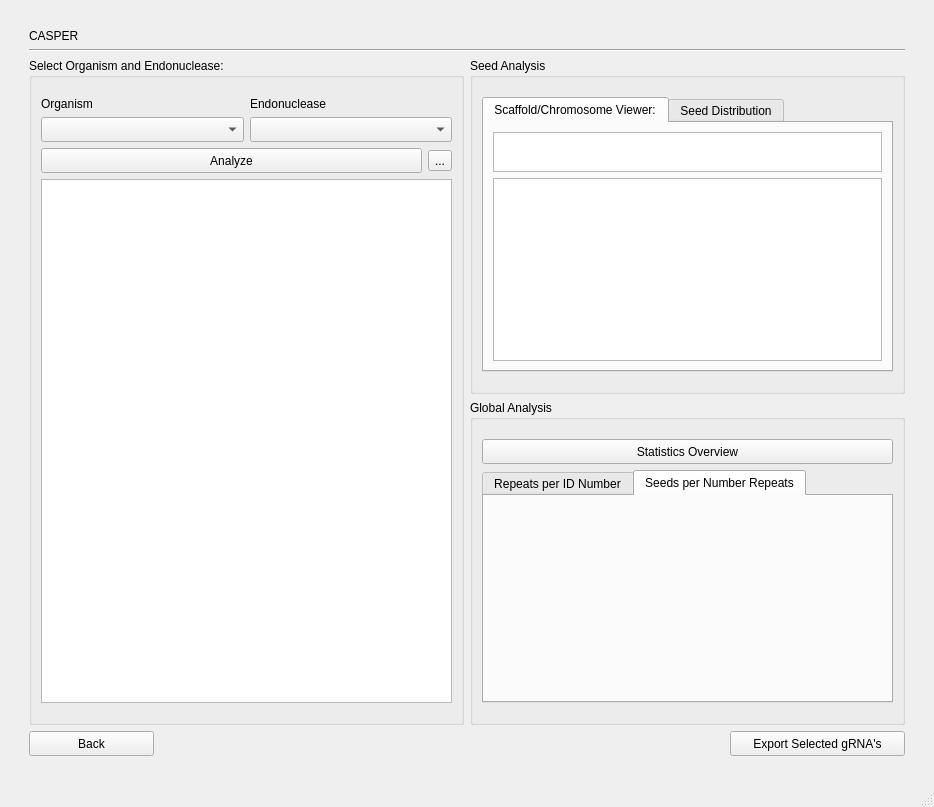
<?xml version="1.0" encoding="UTF-8"?>
<ui version="4.0">
 <class>MainWindow</class>
 <widget class="QMainWindow" name="MainWindow">
  <property name="geometry">
   <rect>
    <x>0</x>
    <y>0</y>
    <width>934</width>
    <height>807</height>
   </rect>
  </property>
  <property name="windowTitle">
   <string>MainWindow</string>
  </property>
  <widget class="QWidget" name="centralwidget">
   <layout class="QGridLayout" name="gridLayout_2">
    <item row="1" column="2">
     <spacer name="horizontalSpacer_2">
      <property name="orientation">
       <enum>Qt::Horizontal</enum>
      </property>
      <property name="sizeType">
       <enum>QSizePolicy::Fixed</enum>
      </property>
      <property name="sizeHint" stdset="0">
       <size>
        <width>20</width>
        <height>20</height>
       </size>
      </property>
     </spacer>
    </item>
    <item row="1" column="0">
     <spacer name="horizontalSpacer">
      <property name="orientation">
       <enum>Qt::Horizontal</enum>
      </property>
      <property name="sizeType">
       <enum>QSizePolicy::Fixed</enum>
      </property>
      <property name="sizeHint" stdset="0">
       <size>
        <width>20</width>
        <height>20</height>
       </size>
      </property>
     </spacer>
    </item>
    <item row="1" column="1">
     <layout class="QGridLayout" name="gridLayout">
      <item row="2" column="0" rowspan="2">
       <widget class="QGroupBox" name="groupBox">
        <property name="sizePolicy">
         <sizepolicy hsizetype="Expanding" vsizetype="Preferred">
          <horstretch>0</horstretch>
          <verstretch>0</verstretch>
         </sizepolicy>
        </property>
        <property name="title">
         <string>Select Organism and Endonuclease:</string>
        </property>
        <layout class="QGridLayout" name="gridLayout_8">
         <item row="2" column="0">
          <widget class="QComboBox" name="organism_drop">
           <property name="sizePolicy">
            <sizepolicy hsizetype="Expanding" vsizetype="Fixed">
             <horstretch>0</horstretch>
             <verstretch>0</verstretch>
            </sizepolicy>
           </property>
           <property name="minimumSize">
            <size>
             <width>0</width>
             <height>25</height>
            </size>
           </property>
          </widget>
         </item>
         <item row="3" column="0" colspan="2">
          <layout class="QHBoxLayout" name="horizontalLayout">
           <item>
            <widget class="QPushButton" name="Analyze_Button">
             <property name="minimumSize">
              <size>
               <width>0</width>
               <height>25</height>
              </size>
             </property>
             <property name="text">
              <string>Analyze</string>
             </property>
            </widget>
           </item>
           <item>
            <widget class="QToolButton" name="sql_query_settings">
             <property name="text">
              <string>...</string>
             </property>
            </widget>
           </item>
          </layout>
         </item>
         <item row="1" column="1">
          <widget class="QLabel" name="label_2">
           <property name="sizePolicy">
            <sizepolicy hsizetype="Fixed" vsizetype="Fixed">
             <horstretch>0</horstretch>
             <verstretch>0</verstretch>
            </sizepolicy>
           </property>
           <property name="text">
            <string>Endonuclease</string>
           </property>
          </widget>
         </item>
         <item row="5" column="0" colspan="2">
          <widget class="QTableWidget" name="table"/>
         </item>
         <item row="1" column="0">
          <widget class="QLabel" name="label">
           <property name="sizePolicy">
            <sizepolicy hsizetype="Fixed" vsizetype="Fixed">
             <horstretch>0</horstretch>
             <verstretch>0</verstretch>
            </sizepolicy>
           </property>
           <property name="text">
            <string>Organism</string>
           </property>
          </widget>
         </item>
         <item row="2" column="1">
          <widget class="QComboBox" name="endo_drop">
           <property name="sizePolicy">
            <sizepolicy hsizetype="Expanding" vsizetype="Fixed">
             <horstretch>0</horstretch>
             <verstretch>0</verstretch>
            </sizepolicy>
           </property>
           <property name="minimumSize">
            <size>
             <width>0</width>
             <height>25</height>
            </size>
           </property>
          </widget>
         </item>
         <item row="0" column="0" colspan="2">
          <spacer name="verticalSpacer_3">
           <property name="orientation">
            <enum>Qt::Vertical</enum>
           </property>
           <property name="sizeType">
            <enum>QSizePolicy::Fixed</enum>
           </property>
           <property name="sizeHint" stdset="0">
            <size>
             <width>10</width>
             <height>10</height>
            </size>
           </property>
          </spacer>
         </item>
         <item row="6" column="0" colspan="2">
          <spacer name="verticalSpacer_4">
           <property name="orientation">
            <enum>Qt::Vertical</enum>
           </property>
           <property name="sizeType">
            <enum>QSizePolicy::Fixed</enum>
           </property>
           <property name="sizeHint" stdset="0">
            <size>
             <width>10</width>
             <height>10</height>
            </size>
           </property>
          </spacer>
         </item>
        </layout>
       </widget>
      </item>
      <item row="4" column="0" alignment="Qt::AlignLeft">
       <widget class="QPushButton" name="back_button">
        <property name="sizePolicy">
         <sizepolicy hsizetype="Minimum" vsizetype="Preferred">
          <horstretch>0</horstretch>
          <verstretch>0</verstretch>
         </sizepolicy>
        </property>
        <property name="minimumSize">
         <size>
          <width>125</width>
          <height>25</height>
         </size>
        </property>
        <property name="text">
         <string>Back</string>
        </property>
       </widget>
      </item>
      <item row="2" column="1">
       <widget class="QGroupBox" name="groupBox_2">
        <property name="sizePolicy">
         <sizepolicy hsizetype="Expanding" vsizetype="Expanding">
          <horstretch>0</horstretch>
          <verstretch>0</verstretch>
         </sizepolicy>
        </property>
        <property name="minimumSize">
         <size>
          <width>0</width>
          <height>325</height>
         </size>
        </property>
        <property name="title">
         <string>Seed Analysis</string>
        </property>
        <layout class="QGridLayout" name="gridLayout_6">
         <item row="1" column="0">
          <widget class="QTabWidget" name="tabWidget">
           <property name="currentIndex">
            <number>0</number>
           </property>
           <widget class="QWidget" name="tab_3">
            <attribute name="title">
             <string>Scaffold/Chromosome Viewer:</string>
            </attribute>
            <layout class="QGridLayout" name="gridLayout_4">
             <item row="0" column="0">
              <widget class="QGraphicsView" name="graphicsView_2">
               <property name="sizePolicy">
                <sizepolicy hsizetype="Expanding" vsizetype="Fixed">
                 <horstretch>0</horstretch>
                 <verstretch>0</verstretch>
                </sizepolicy>
               </property>
               <property name="maximumSize">
                <size>
                 <width>16777215</width>
                 <height>40</height>
                </size>
               </property>
              </widget>
             </item>
             <item row="1" column="0">
              <widget class="QGraphicsView" name="graphicsView">
               <property name="sizePolicy">
                <sizepolicy hsizetype="Expanding" vsizetype="Expanding">
                 <horstretch>0</horstretch>
                 <verstretch>0</verstretch>
                </sizepolicy>
               </property>
               <property name="maximumSize">
                <size>
                 <width>16777215</width>
                 <height>16777215</height>
                </size>
               </property>
              </widget>
             </item>
            </layout>
           </widget>
           <widget class="QWidget" name="tab_4">
            <attribute name="title">
             <string>Seed Distribution</string>
            </attribute>
            <layout class="QGridLayout" name="gridLayout_9">
             <item row="0" column="0">
              <widget class="QWidget" name="repeats_vs_chromo" native="true"/>
             </item>
            </layout>
           </widget>
          </widget>
         </item>
         <item row="0" column="0">
          <spacer name="verticalSpacer_7">
           <property name="orientation">
            <enum>Qt::Vertical</enum>
           </property>
           <property name="sizeType">
            <enum>QSizePolicy::Fixed</enum>
           </property>
           <property name="sizeHint" stdset="0">
            <size>
             <width>10</width>
             <height>10</height>
            </size>
           </property>
          </spacer>
         </item>
         <item row="2" column="0">
          <spacer name="verticalSpacer_8">
           <property name="orientation">
            <enum>Qt::Vertical</enum>
           </property>
           <property name="sizeType">
            <enum>QSizePolicy::Fixed</enum>
           </property>
           <property name="sizeHint" stdset="0">
            <size>
             <width>10</width>
             <height>10</height>
            </size>
           </property>
          </spacer>
         </item>
        </layout>
       </widget>
      </item>
      <item row="4" column="1" alignment="Qt::AlignRight">
       <widget class="QPushButton" name="export_button">
        <property name="sizePolicy">
         <sizepolicy hsizetype="Minimum" vsizetype="Preferred">
          <horstretch>0</horstretch>
          <verstretch>0</verstretch>
         </sizepolicy>
        </property>
        <property name="minimumSize">
         <size>
          <width>175</width>
          <height>25</height>
         </size>
        </property>
        <property name="text">
         <string>Export Selected gRNA's</string>
        </property>
       </widget>
      </item>
      <item row="3" column="1">
       <widget class="QGroupBox" name="groupBox_3">
        <property name="sizePolicy">
         <sizepolicy hsizetype="Expanding" vsizetype="Expanding">
          <horstretch>0</horstretch>
          <verstretch>0</verstretch>
         </sizepolicy>
        </property>
        <property name="minimumSize">
         <size>
          <width>0</width>
          <height>325</height>
         </size>
        </property>
        <property name="title">
         <string>Global Analysis</string>
        </property>
        <layout class="QGridLayout" name="gridLayout_7">
         <item row="3" column="0">
          <spacer name="verticalSpacer_6">
           <property name="orientation">
            <enum>Qt::Vertical</enum>
           </property>
           <property name="sizeType">
            <enum>QSizePolicy::Fixed</enum>
           </property>
           <property name="sizeHint" stdset="0">
            <size>
             <width>10</width>
             <height>10</height>
            </size>
           </property>
          </spacer>
         </item>
         <item row="1" column="0">
          <widget class="QPushButton" name="statistics_overview">
           <property name="minimumSize">
            <size>
             <width>0</width>
             <height>25</height>
            </size>
           </property>
           <property name="text">
            <string>Statistics Overview</string>
           </property>
          </widget>
         </item>
         <item row="2" column="0">
          <widget class="QTabWidget" name="tabWidget_2">
           <property name="currentIndex">
            <number>1</number>
           </property>
           <widget class="QWidget" name="tab">
            <attribute name="title">
             <string>Repeats per ID Number</string>
            </attribute>
            <layout class="QGridLayout" name="gridLayout_11">
             <item row="0" column="0">
              <widget class="QWidget" name="repeats_vs_seeds_line" native="true"/>
             </item>
            </layout>
           </widget>
           <widget class="QWidget" name="tab_2">
            <attribute name="title">
             <string>Seeds per Number Repeats</string>
            </attribute>
            <layout class="QGridLayout" name="gridLayout_10">
             <item row="0" column="0">
              <widget class="QWidget" name="seeds_vs_repeats_bar" native="true">
               <property name="sizePolicy">
                <sizepolicy hsizetype="Preferred" vsizetype="Preferred">
                 <horstretch>0</horstretch>
                 <verstretch>0</verstretch>
                </sizepolicy>
               </property>
              </widget>
             </item>
            </layout>
           </widget>
          </widget>
         </item>
         <item row="0" column="0">
          <spacer name="verticalSpacer_5">
           <property name="orientation">
            <enum>Qt::Vertical</enum>
           </property>
           <property name="sizeType">
            <enum>QSizePolicy::Fixed</enum>
           </property>
           <property name="sizeHint" stdset="0">
            <size>
             <width>10</width>
             <height>10</height>
            </size>
           </property>
          </spacer>
         </item>
        </layout>
       </widget>
      </item>
      <item row="0" column="0">
       <widget class="QLabel" name="title">
        <property name="text">
         <string>CASPER</string>
        </property>
       </widget>
      </item>
      <item row="1" column="0" colspan="2">
       <widget class="Line" name="line">
        <property name="orientation">
         <enum>Qt::Horizontal</enum>
        </property>
       </widget>
      </item>
     </layout>
    </item>
    <item row="2" column="1">
     <spacer name="verticalSpacer">
      <property name="orientation">
       <enum>Qt::Vertical</enum>
      </property>
      <property name="sizeType">
       <enum>QSizePolicy::Fixed</enum>
      </property>
      <property name="sizeHint" stdset="0">
       <size>
        <width>20</width>
        <height>20</height>
       </size>
      </property>
     </spacer>
    </item>
    <item row="0" column="1">
     <spacer name="verticalSpacer_2">
      <property name="orientation">
       <enum>Qt::Vertical</enum>
      </property>
      <property name="sizeType">
       <enum>QSizePolicy::Fixed</enum>
      </property>
      <property name="sizeHint" stdset="0">
       <size>
        <width>20</width>
        <height>20</height>
       </size>
      </property>
     </spacer>
    </item>
   </layout>
  </widget>
  <widget class="QStatusBar" name="statusbar"/>
 </widget>
 <resources/>
 <connections/>
</ui>
